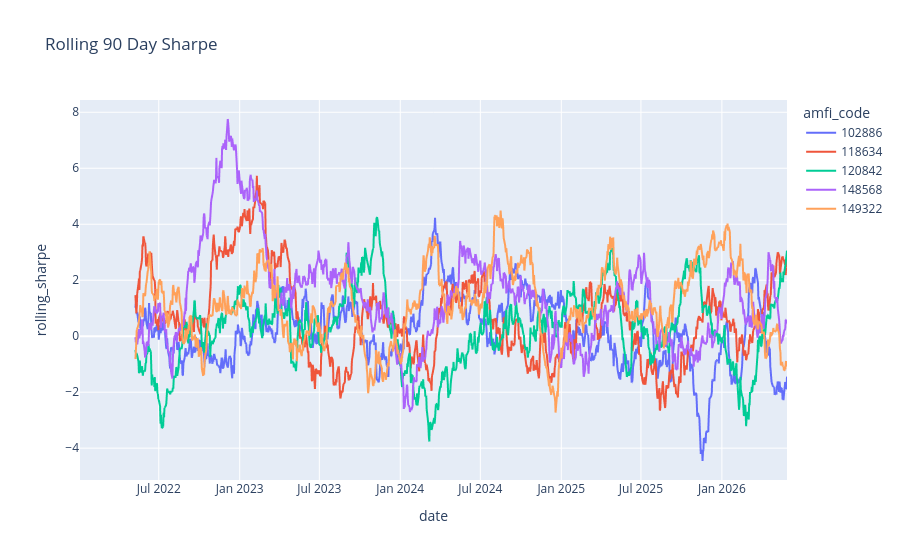

The notebook cell this image was saved under:
### Code cell
top5=performance.sort_values(

"aum_crore",

ascending=False

).head(5)

codes=top5["amfi_code"]

plot_df=nav[

nav["amfi_code"]

.isin(codes)

]

import plotly.express as px

fig=px.line(

plot_df,

x="date",

y="rolling_sharpe",

color="amfi_code",

title="Rolling 90 Day Sharpe"

)

fig.show()

### Figure 1 — Plotly figure (JSON) as saved in the notebook; plotly's stock layout.template omitted (floating-point values rounded to 4 significant figures; data arrays with more than 128 entries replaced by an {"elided": "..."} marker saying what was removed)
{"data": [{"hovertemplate": "amfi_code=102886<br>date=%{x}<br>rolling_sharpe=%{y}<extra></extra>", "legendgroup": "102886", "line": {"color": "#636efa", "dash": "solid"}, "marker": {"symbol": "circle"}, "mode": "lines", "name": "102886", "showlegend": true, "type": "scattergl", "x": {"elided": "1150 str values"}, "xaxis": "x", "y": {"elided": "1150 float values"}, "yaxis": "y"}, {"hovertemplate": "amfi_code=118634<br>date=%{x}<br>rolling_sharpe=%{y}<extra></extra>", "legendgroup": "118634", "line": {"color": "#EF553B", "dash": "solid"}, "marker": {"symbol": "circle"}, "mode": "lines", "name": "118634", "showlegend": true, "type": "scattergl", "x": {"elided": "1150 str values"}, "xaxis": "x", "y": {"elided": "1150 float values"}, "yaxis": "y"}, {"hovertemplate": "amfi_code=120842<br>date=%{x}<br>rolling_sharpe=%{y}<extra></extra>", "legendgroup": "120842", "line": {"color": "#00cc96", "dash": "solid"}, "marker": {"symbol": "circle"}, "mode": "lines", "name": "120842", "showlegend": true, "type": "scattergl", "x": {"elided": "1150 str values"}, "xaxis": "x", "y": {"elided": "1150 float values"}, "yaxis": "y"}, {"hovertemplate": "amfi_code=148568<br>date=%{x}<br>rolling_sharpe=%{y}<extra></extra>", "legendgroup": "148568", "line": {"color": "#ab63fa", "dash": "solid"}, "marker": {"symbol": "circle"}, "mode": "lines", "name": "148568", "showlegend": true, "type": "scattergl", "x": {"elided": "1150 str values"}, "xaxis": "x", "y": {"elided": "1150 float values"}, "yaxis": "y"}, {"hovertemplate": "amfi_code=149322<br>date=%{x}<br>rolling_sharpe=%{y}<extra></extra>", "legendgroup": "149322", "line": {"color": "#FFA15A", "dash": "solid"}, "marker": {"symbol": "circle"}, "mode": "lines", "name": "149322", "showlegend": true, "type": "scattergl", "x": {"elided": "1150 str values"}, "xaxis": "x", "y": {"elided": "1150 float values"}, "yaxis": "y"}], "layout": {"legend": {"title": {"text": "amfi_code"}, "tracegroupgap": 0}, "title": {"text": "Rolling 90 Day Sharpe"}, "xaxis": {"anchor": "y", "domain": [0, 1], "title": {"text": "date"}}, "yaxis": {"anchor": "x", "domain": [0, 1], "title": {"text": "rolling_sharpe"}}}}
